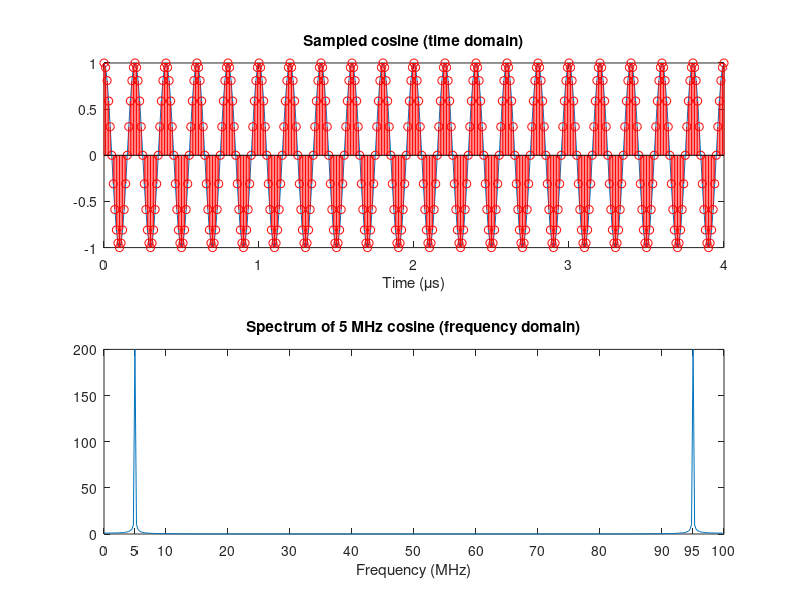

MATLAB code to generate this figure:
%
%   Matlab script - FFT Example
%                                   Edited by Meng-Lin Li, 10/05/2007
%

% Generate sampled consine
fc = 5; % in MHz
fs = 100; % in MHz
Ncycle = 20; % number of cycles of sampled cosine
dt = 1/fs;  % time resolution
t_axis = (0:dt:Ncycle/fc);  % time axis
sampled_cos = cos(2*pi*fc*t_axis);  % sampled cosine ,time domain
Npoint = length(sampled_cos);   % number of points in sampled cosine

% Fourier transform
df = fs/Npoint; % frequency resolution
f_axis = (0:1:(Npoint-1))*df;   % frequency axis
SAMPLED_COS = fft(sampled_cos); % spectrum of sampled cosine, freqeuncy domain, complex
mag_SAMPLED_COS = abs(SAMPLED_COS);   % magnitude
pha_SAMPLED_COS = angle(SAMPLED_COS); % phase

figure
subplot(2,1,1)
plot(t_axis, sampled_cos);
hold
stem(t_axis, sampled_cos,'r');
xlabel('Time (\mus)');
title('Sampled cosine (time domain)');

subplot(2,1,2)
plot(f_axis, mag_SAMPLED_COS);
xlabel('Frequency (MHz)');
title('Spectrum of 5 MHz cosine (frequency domain)')
set(gca,'Xtick',[0 5 10 20 30 40 50 60 70 80 90 95 100]);
print -djpeg fft_example.jpg





